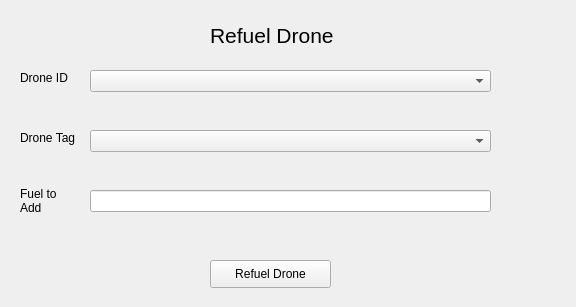
<?xml version="1.0" encoding="UTF-8"?>
<ui version="4.0">
 <class>Form</class>
 <widget class="QWidget" name="Form">
  <property name="geometry">
   <rect>
    <x>0</x>
    <y>0</y>
    <width>576</width>
    <height>307</height>
   </rect>
  </property>
  <property name="windowTitle">
   <string>Form</string>
  </property>
  <widget class="QLabel" name="label">
   <property name="geometry">
    <rect>
     <x>210</x>
     <y>-30</y>
     <width>261</width>
     <height>131</height>
    </rect>
   </property>
   <property name="font">
    <font>
     <pointsize>16</pointsize>
    </font>
   </property>
   <property name="text">
    <string>Refuel Drone</string>
   </property>
  </widget>
  <widget class="QPushButton" name="RefuelDroneButton">
   <property name="geometry">
    <rect>
     <x>210</x>
     <y>260</y>
     <width>121</width>
     <height>28</height>
    </rect>
   </property>
   <property name="text">
    <string>Refuel Drone</string>
   </property>
  </widget>
  <widget class="QComboBox" name="DroneID">
   <property name="geometry">
    <rect>
     <x>90</x>
     <y>70</y>
     <width>401</width>
     <height>22</height>
    </rect>
   </property>
  </widget>
  <widget class="QLabel" name="label_2">
   <property name="geometry">
    <rect>
     <x>20</x>
     <y>70</y>
     <width>55</width>
     <height>16</height>
    </rect>
   </property>
   <property name="text">
    <string>Drone ID</string>
   </property>
  </widget>
  <widget class="QLabel" name="label_4">
   <property name="geometry">
    <rect>
     <x>20</x>
     <y>130</y>
     <width>61</width>
     <height>16</height>
    </rect>
   </property>
   <property name="text">
    <string>Drone Tag</string>
   </property>
  </widget>
  <widget class="QComboBox" name="DroneTag">
   <property name="geometry">
    <rect>
     <x>90</x>
     <y>130</y>
     <width>401</width>
     <height>22</height>
    </rect>
   </property>
  </widget>
  <widget class="QLineEdit" name="FuelEntry">
   <property name="geometry">
    <rect>
     <x>90</x>
     <y>190</y>
     <width>401</width>
     <height>22</height>
    </rect>
   </property>
  </widget>
  <widget class="QLabel" name="label_3">
   <property name="geometry">
    <rect>
     <x>20</x>
     <y>180</y>
     <width>81</width>
     <height>41</height>
    </rect>
   </property>
   <property name="text">
    <string>Fuel to
Add</string>
   </property>
  </widget>
 </widget>
 <resources/>
 <connections/>
</ui>
